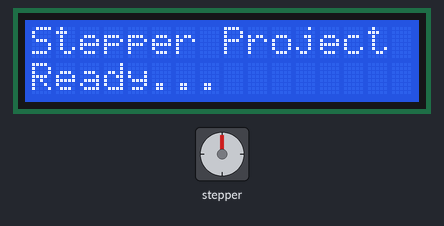
Simulated run of this sketch. Board: Arduino Uno, built with avr-gcc and run on an emulated ATmega328P. On the bench: 16×2 character LCD, stepper motor. Stepper angles assume 2048 steps per turn; what the sketch prints to the serial monitor is not drawn.

Above: at 0.1 s.
At 2.27 s:
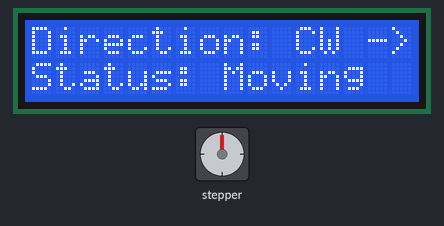
At 8.2 s:
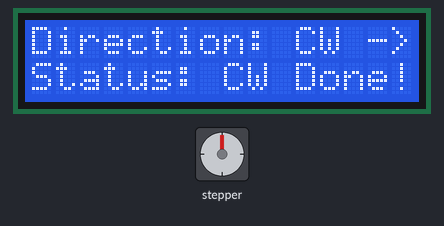
At 15.3 s:
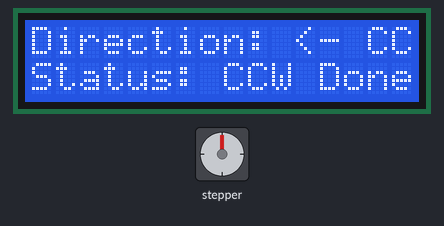
Timing chart, 0 to 40.0 s (numbered marks = the images above):
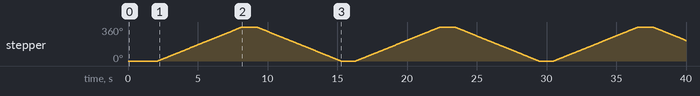

The sketch:

5_StepMotor.ino
```cpp
#include <Stepper.h>
#include <Wire.h>
#include <LiquidCrystal_I2C.h> // Include the LCD I2C Library

// --- Stepper Motor Setup (Remains the same) ---
const int stepsPerRevolution = 2048;
Stepper myStepper(stepsPerRevolution, 8, 10, 9, 11); // Pins 8, 10, 9, 11

// --- LCD Setup ---
// Set the LCD address (0x27 or 0x3F are most common) and the number of columns and rows
// You may need to change 0x27 to 0x3F if your screen doesn't work.
LiquidCrystal_I2C lcd(0x27, 16, 2);


void setup() {
  // --- Motor Setup ---
  myStepper.setSpeed(10);
  Serial.begin(9600);

  // --- LCD Initialization ---
  lcd.init();      // Initialize the LCD
  lcd.backlight(); // Turn on the backlight (if applicable)

  // Initial message on LCD
  lcd.print("Stepper Project");
  lcd.setCursor(0, 1); // Move to the second row (row 1, since it starts at 0)
  lcd.print("Ready...");
  delay(2000);
  lcd.clear(); // Clear initial message
}

void loop() {
  // 1. Clockwise Movement
  lcd.clear();
  lcd.print("Direction: CW ->");
  lcd.setCursor(0, 1);
  lcd.print("Status: Moving");

  Serial.println("Moving Clockwise");
  myStepper.step(stepsPerRevolution);

  // Display completion status
  lcd.setCursor(0, 1); // Go back to the second row
  lcd.print("Status: CW Done!");

  delay(1000); // Wait for a second

  // 2. Counter-Clockwise Movement
  lcd.clear();
  lcd.print("Direction: <- CCW");
  lcd.setCursor(0, 1);
  lcd.print("Status: Moving");

  Serial.println("Moving Counter-Clockwise");
  myStepper.step(-stepsPerRevolution); // Negative steps reverse direction

  // Display completion status
  lcd.setCursor(0, 1); // Go back to the second row
  lcd.print("Status: CCW Done!");

  delay(1000); // Wait for a second
}
```

Measured:
- by itself, stepper: turns 360° clockwise in 6.0 s, then 360° counter-clockwise in 6.0 s, repeating every 14.2 s
- what the display in image 2 shows lasts 1.0 s, from 8.2 s to 9.2 s
